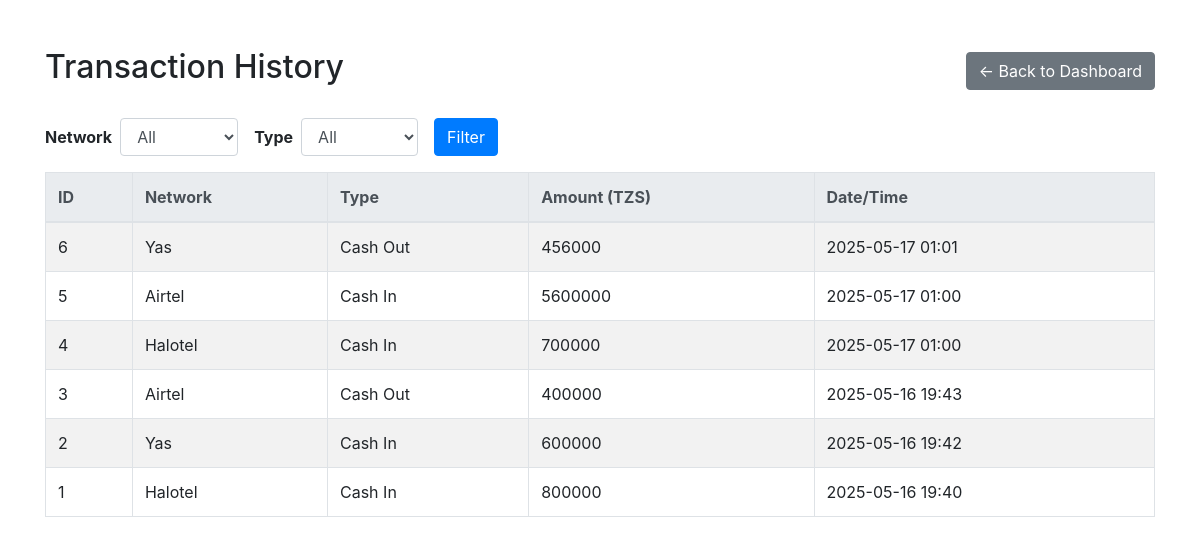
Page /transaction-history/ (signed in) on the committed database.
### core/models.py (models this page shows, shortened)
class Transaction(models.Model):
    TYPE_CHOICES = [
        ('cash_in', 'Cash In'),
        ('cash_out', 'Cash Out'),
    ]
    wallet = models.ForeignKey(Wallet, on_delete=models.CASCADE)
    type = models.CharField(max_length=10, choices=TYPE_CHOICES)
    amount = models.DecimalField(max_digits=10, decimal_places=2)
    commission = models.DecimalField(max_digits=10, decimal_places=2, default=0.00)
    timestamp = models.DateTimeField(auto_now_add=True)

class Wallet(models.Model):
    agent = models.ForeignKey(settings.AUTH_USER_MODEL, on_delete=models.CASCADE)
    network = models.ForeignKey(Network, on_delete=models.CASCADE)
    balance = models.DecimalField(max_digits=14, decimal_places=2, default=0.00)
    min_threshold = models.DecimalField(max_digits=10, decimal_places=2, default=10000.00)
    last_alert_sent = models.DateTimeField(null=True, blank=True)

class Network(models.Model):
    name = models.CharField(max_length=100)
    logo = models.ImageField(upload_to='network_logos/', null=True, blank=True)

### core/views.py (the view)
# urls.py: path('transaction-history/', views.transaction_history, name='transaction_history'),
@login_required
def transaction_history(request):
    today = now().date()
    start_date = today - timedelta(days=30)
    qs = Transaction.objects.filter(timestamp__date__range=[start_date, today])
    network = request.GET.get('network')
    if network:
        qs = qs.filter(wallet__network__name=network)
    tx_type = request.GET.get('type')
    if tx_type in {"cash_in", "cash_out"}:
        qs = qs.filter(type=tx_type)
    qs = qs.select_related('wallet', 'wallet__network').order_by('-timestamp')
    available_networks = (
        Wallet.objects.values_list('network__name', flat=True)
        .distinct()
        .order_by('network__name')
    )
    context = {
        'transactions': qs,
        'network': network,
        'transaction_type': tx_type,
        'start_date': start_date,
        'end_date': today,
        'available_networks': available_networks,
    }
    return render(request, 'transaction_history.html', context)

### core/templatetags/custom_filters.py (called while the page is built)
@register.filter
def replace_underscores(value):
    return str(value).replace('_', ' ').title()

### core/templates/transaction_history.html (shortened to what this page needs)
{% load static %}
{% load i18n %}
{% load custom_filters %}
<!DOCTYPE html>
<html lang="en">
<head>
    <link rel="stylesheet"
          href="https://maxcdn.bootstrapcdn.com/bootstrap/4.0.0/css/bootstrap.min.css">
</head>
<body>
<div class="container mt-5">
    <div class="d-flex justify-content-between align-items-center mb-4">
        <h2>{% trans "Transaction History" %}</h2>
        <a href="{% url 'dashboard' %}" class="btn btn-secondary">
            ← {% trans "Back to Dashboard" %}
        </a>
    </div>
    <form method="get" class="form-inline mb-3">
        <label for="network" class="mr-2 font-weight-bold">{% trans "Network" %}</label>
        <select name="network" id="network" class="form-control mr-3">
            <option value="">{% trans "All" %}</option>
        </select>
        <label for="type" class="mr-2 font-weight-bold">{% trans "Type" %}</label>
        <select name="type" id="type" class="form-control mr-3">
            <option value="">{% trans "All" %}</option>
        </select>
        <button type="submit" class="btn btn-primary">{% trans "Filter" %}</button>
    </form>
    <table class="table table-striped table-bordered">
        <thead class="thead-light">
            <tr>
                <th scope="col">{% trans "ID" %}</th>
                <th scope="col">{% trans "Network" %}</th>
                <th scope="col">{% trans "Type" %}</th>
                <th scope="col">{% trans "Amount (TZS)" %}</th>
                <th scope="col">{% trans "Date/Time" %}</th>
            </tr>
        </thead>
        <tbody>
        {% for tx in transactions %}
            <tr>
                <td>{{ tx.id }}</td>
                <td>{{ tx.wallet.network.name }}</td>
                <td class="text-capitalize">
                    {{ tx.type|replace_underscores }}
                </td>
                <td>{{ tx.amount|floatformat:0 }}</td>
                <td>{{ tx.timestamp|date:"Y-m-d H:i" }}</td>
            </tr>
        {% empty %}
            <tr>
                <td colspan="5" class="text-center">{% trans "No transactions found." %}</td>
            </tr>
        {% endfor %}
        </tbody>
    </table>
</div>
</body>
</html>

### rows in the picture
Transaction: id "6", wallet.network.name "Yas", type "Cash Out", amount "456000", timestamp "2025-05-17 01:01"
Transaction: id "5", wallet.network.name "Airtel", type "Cash In", amount "5600000", timestamp "2025-05-17 01:00"
Transaction: id "4", wallet.network.name "Halotel", type "Cash In", amount "700000", timestamp "2025-05-17 01:00"
Transaction: id "3", wallet.network.name "Airtel", type "Cash Out", amount "400000", timestamp "2025-05-16 19:43"
Transaction: id "2", wallet.network.name "Yas", type "Cash In", amount "600000", timestamp "2025-05-16 19:42"
Transaction: id "1", wallet.network.name "Halotel", type "Cash In", amount "800000", timestamp "2025-05-16 19:40"
